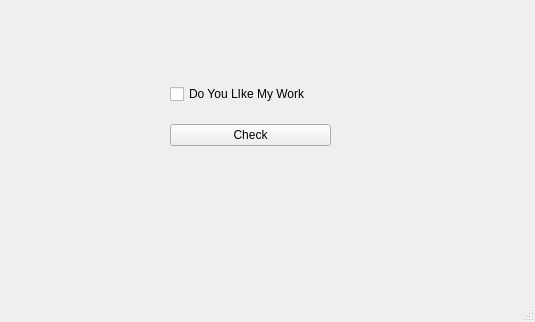
<?xml version="1.0" encoding="UTF-8"?>
<ui version="4.0">
 <class>MainWindow</class>
 <widget class="QMainWindow" name="MainWindow">
  <property name="geometry">
   <rect>
    <x>0</x>
    <y>0</y>
    <width>535</width>
    <height>322</height>
   </rect>
  </property>
  <property name="windowTitle">
   <string>MainWindow</string>
  </property>
  <widget class="QWidget" name="centralwidget">
   <widget class="QWidget" name="">
    <property name="geometry">
     <rect>
      <x>170</x>
      <y>70</y>
      <width>161</width>
      <height>91</height>
     </rect>
    </property>
    <layout class="QVBoxLayout" name="verticalLayout">
     <item>
      <widget class="QCheckBox" name="checkBox">
       <property name="text">
        <string>Do You LIke My Work</string>
       </property>
      </widget>
     </item>
     <item>
      <widget class="QPushButton" name="pushButton">
       <property name="text">
        <string>Check</string>
       </property>
      </widget>
     </item>
    </layout>
   </widget>
  </widget>
  <widget class="QMenuBar" name="menubar">
   <property name="geometry">
    <rect>
     <x>0</x>
     <y>0</y>
     <width>535</width>
     <height>25</height>
    </rect>
   </property>
  </widget>
  <widget class="QStatusBar" name="statusbar"/>
 </widget>
 <resources/>
 <connections/>
</ui>
